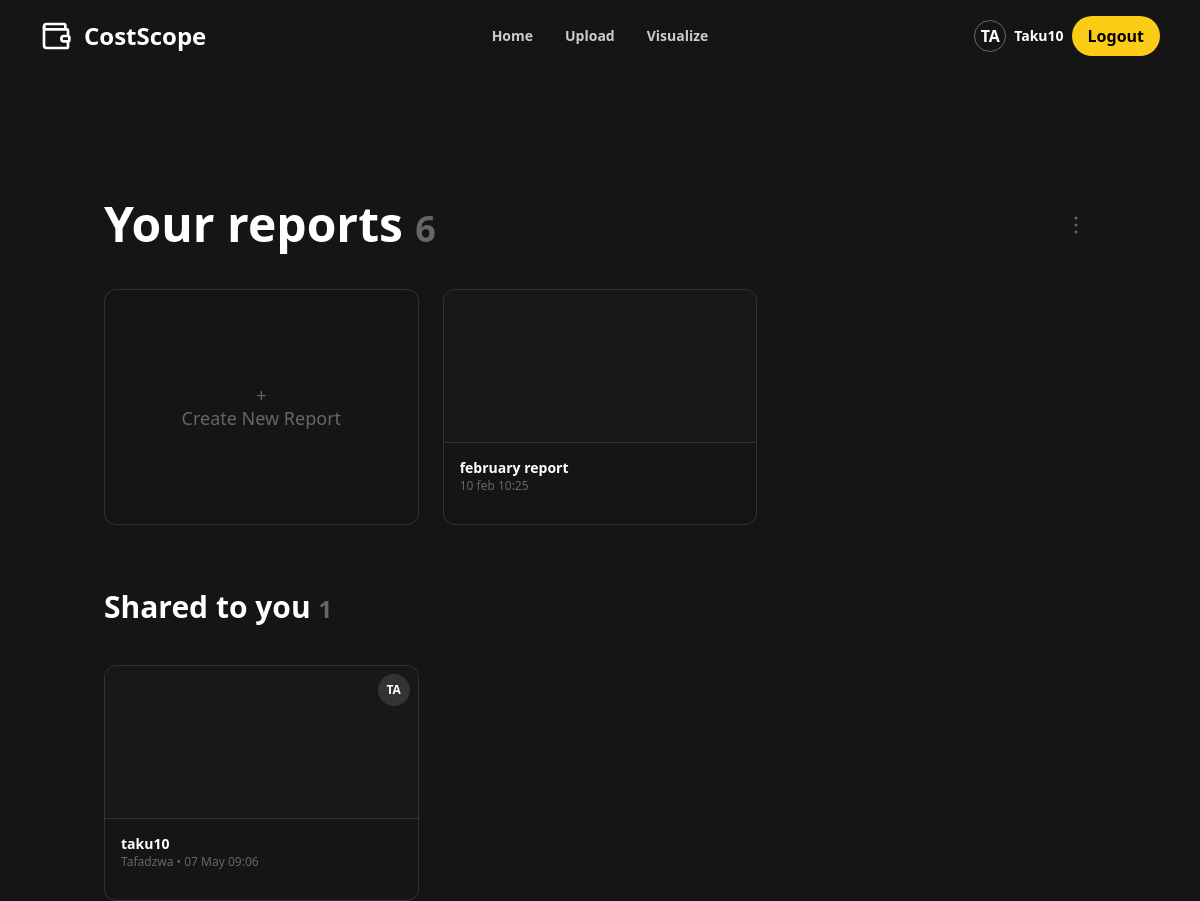
Before: /shared-with-me (signed in) with the older database file.
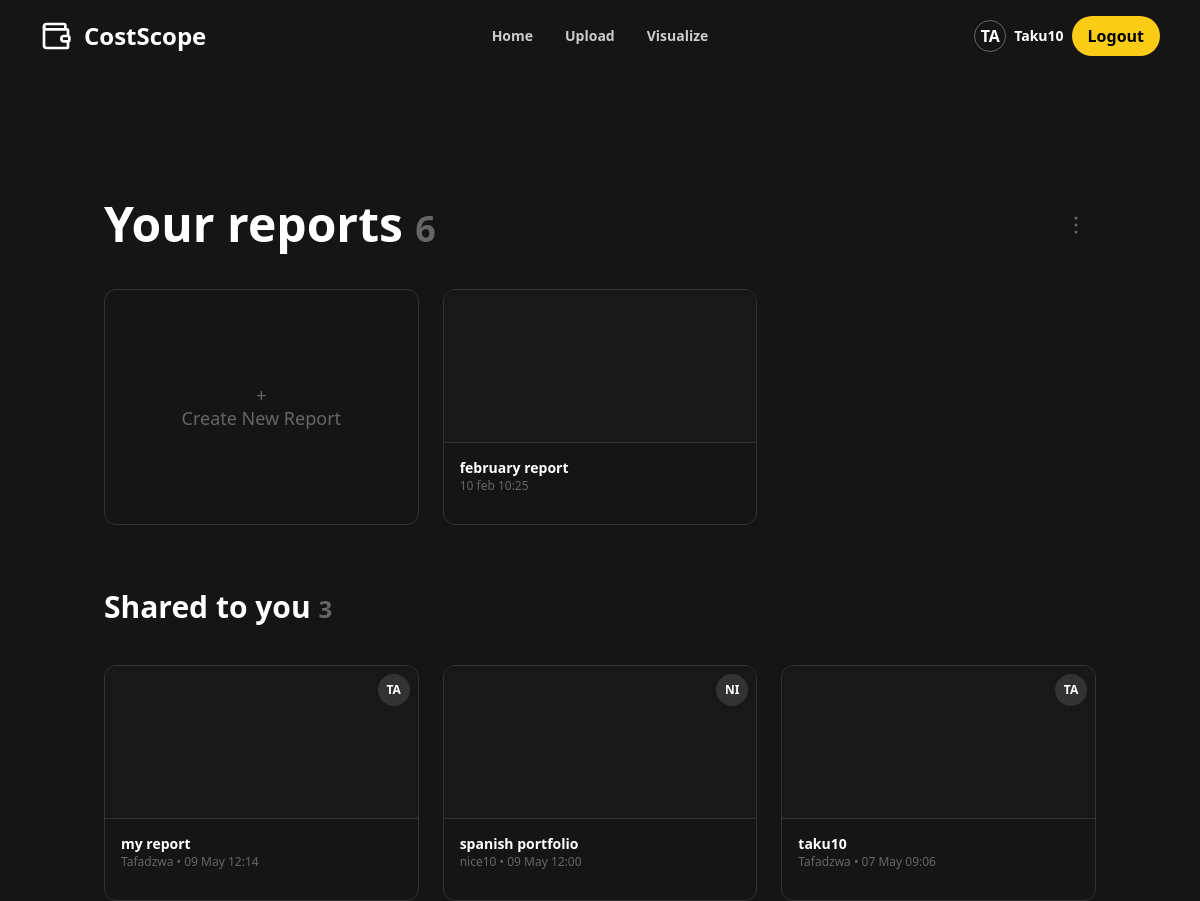
After: the same page with the newer database file.
### app/models.py (models this page shows)
class User(db.Model, UserMixin):
    id = db.Column(db.Integer, primary_key=True)
    username = db.Column(db.String(80), unique=True, nullable=False)
    password_hash = db.Column(db.String(128), nullable=False)
    expenses = db.relationship('Expense', backref='user', lazy=True)

class SharedReport(db.Model):
    id = db.Column(db.Integer, primary_key=True)
    owner_id = db.Column(db.Integer, db.ForeignKey('user.id'), nullable=False)
    recipient_username = db.Column(db.String(100), nullable=False)
    report_title = db.Column(db.String(100), nullable=False)
    permission = db.Column(db.String(20), default='view')  # Can be 'view' or 'comment'
    timestamp = db.Column(db.DateTime, default=datetime.utcnow)
    owner = db.relationship('User', backref='shared_reports')

### app/routes.py (the view)
@main.route('/shared-with-me')
@login_required
def shared_with_me():
    reports = SharedReport.query.filter_by(recipient_username=current_user.username).order_by(SharedReport.timestamp.desc()).all()
    return render_template('shared_with_me.html', shared_reports=reports)

### app/__init__.py (called while the page is built)
def create_app():
    app = Flask(__name__)
    app.config['SECRET_KEY'] = 'dev'
    app.config['SQLALCHEMY_DATABASE_URI'] = 'sqlite:///studysync.db'
    app.config['WTF_CSRF_ENABLED'] = True
    db.init_app(app)
    migrate.init_app(app, db)  # ✅ Connect Migrate to app and db
    login_manager.init_app(app)
    @login_manager.user_loader
    def load_user(user_id):
        return User.query.get(int(user_id))
    from .routes import main as main_blueprint
    app.register_blueprint(main_blueprint)
    return app

### app/templates/shared_with_me.html (shortened to what this page needs)
<!DOCTYPE html>
<html lang="en">
<head>
  <script src="https://cdn.tailwindcss.com"></script>
</head>
<body class="bg-[#151515] text-white min-h-screen">
  <header class="relative w-full px-10 py-4 flex justify-between items-center bg-[#151515] ">
    <div class="flex items-center gap-3">
      <i data-lucide="wallet" class="w-8 h-8 text-white"></i>
      <strong class="text-2xl font-bold text-white">CostScope</strong>
    </div>
    <nav class="absolute left-1/2 transform -translate-x-1/2 flex gap-8 text-sm font-semibold">
      <a href="{{ url_for('main.home') }}"
         class="{% if request.endpoint == 'main.home' %}text-white underline underline-offset-4{% else %}text-[#cccccc] hover:text-white transition{% endif %}">
        Home
      </a>
      <a href="{{ url_for('main.upload') }}"
         class="{% if request.endpoint == 'main.upload' %}text-white underline underline-offset-4{% else %}text-[#cccccc] hover:text-white transition{% endif %}">
        Upload
      </a>
      <a href="{{ url_for('main.visualise') }}"
         class="{% if request.endpoint == 'main.visualise' %}text-white underline underline-offset-4{% else %}text-[#cccccc] hover:text-white transition{% endif %}">
        Visualize
      </a>
    </nav>
    <div class="flex items-center gap-4">
      {% if current_user.is_authenticated %}
        <div class="flex items-center gap-2">
          <div class="w-8 h-8 rounded-full border border-[#666666] flex items-center justify-center font-bold text-white">
            {{ current_user.username[:2]|upper }}
          </div>
          <span class="text-sm font-semibold text-white">{{ current_user.username }}</span>
          <a href="{{ url_for('main.logout') }}"
             class="bg-yellow-400 hover:bg-yellow-500 text-black font-semibold px-4 py-2 rounded-full transition">
            Logout
          </a>
        </div>
      {% else %}
        <a href="{{ url_for('main.login') }}" class="text-sm text-white hover:underline">Login</a>
        <a href="{{ url_for('main.register') }}"
           class="bg-yellow-400 hover:bg-yellow-500 text-black font-semibold px-4 py-2 rounded-full transition">
          Sign Up
        </a>
      {% endif %}
    </div>
  </header>
  <div class="pt-32 flex justify-center">
    <div class="max-w-5xl w-full px-4 space-y-16">
      <div>
        <div class="flex items-center justify-between mb-10">
          <h2 class="text-5xl font-semibold">
            Your reports
            <span class="text-[#666666] text-4xl">6</span>
          </h2>
          <button class="p-2 text-[#666666] hover:text-white focus:outline-none">
            <svg xmlns="http://www.w3.org/2000/svg" class="w-6 h-6" viewBox="0 0 24 24" fill="currentColor">
              <circle cx="12" cy="5" r="1.5" />
              <circle cx="12" cy="12" r="1.5" />
              <circle cx="12" cy="19" r="1.5" />
            </svg>
          </button>
        </div>
        <div class="grid grid-cols-3 gap-6">
          <a href="{{ url_for('main.login') }}"
          class="relative group border border-[#333333] rounded-xl aspect-[4/3] flex items-center justify-center
                 hover:border-[#444] transition cursor-pointer overflow-hidden">
         <span class="text-[#666666] text-center group-hover:text-white transition text-lg leading-tight">
           +<br>Create New Report
         </span>
       </a>
          <div class="relative border border-[#333333] rounded-xl aspect-[4/3] flex flex-col justify-end hover:border-[#444] cursor-pointer overflow-hidden">
            <div class="absolute top-0 left-0 w-full h-[65%] bg-[#181818]"></div>
            <div class="absolute top-[65%] left-0 w-full h-px bg-[#333333]"></div>
            <div class="absolute top-[65%] left-0 w-full p-4">
              <div class="text-sm font-semibold">february report</div>
              <div class="text-xs text-[#666666]">10 feb 10:25</div>
            </div>
          </div>
          <div class="border border-transparent aspect-[4/3]"></div>
        </div>
      </div>
      <div class="mt-20">
        <h2 class="text-3xl font-semibold mb-10">
          Shared to you
          <span class="text-[#666666] text-2xl">{{ shared_reports|length }}</span>
        </h2>
        <div class="grid grid-cols-3 gap-6">
          {% for report in shared_reports %}
          <a href="{{ url_for('main.view_shared_report', report_id=report.id) }}"
             class="relative border border-[#333333] rounded-xl aspect-[4/3] flex flex-col justify-end hover:border-[#444] cursor-pointer overflow-hidden group">
            <div class="absolute top-0 left-0 w-full h-[65%] bg-[#181818]"></div>
            <span class="absolute top-2 right-2 w-8 h-8 rounded-full bg-[#333333]
             flex items-center justify-center text-xs font-semibold group-hover:bg-[#444]">
              {{ report.owner.username[:2]|upper }}
            </span>
            <div class="absolute top-[65%] left-0 w-full h-px bg-[#333333]"></div>
            <div class="absolute top-[65%] left-0 w-full p-4">
              <div class="text-sm font-semibold truncate">{{ report.report_title|lower }}</div>
              <div class="text-xs text-[#666666]">
                {{ report.owner.username }} •
                {{ report.timestamp.strftime('%d %b %H:%M') }}
              </div>
            </div>
          </a>
          {% endfor %}
          {% if shared_reports|length % 3 != 0 %}
            {% for _ in range(3 - (shared_reports|length) % 3) %}
              <div class="border border-transparent aspect-[4/3]"></div>
            {% endfor %}
          {% endif %}
        </div>
      </div>
    </div>
  </div>
</body>
</html>

Changed rows visible on the page:
added SharedReport: owner "TA", report_title "my report", owner.username "Tafadzwa", timestamp "09 May 12:14"
added SharedReport: owner "NI", report_title "spanish portfolio", owner.username "nice10", timestamp "09 May 12:00"
Other visible differences:
{{ shared_reports|length }}: "1" → "3"
